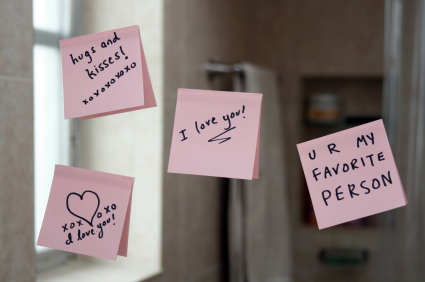
#> input picture JF_OCR_V1/test_images/Love-notes-2.jpg, 425 x 282 px, found by its file name
$ python crop_text_bbox.py
#> lines starting #> are read from the running program, lines starting #| are printed output that depends on the picture
import os
import numpy as np
import cv2
import pandas as pd
import argparse
import shutil

parser = argparse.ArgumentParser(description='CRAFT Text Detection')
parser.add_argument('--crop_dir', default='CRAFT-pytorch/CropWords/',type=str, help='cropped words location')
parser.add_argument('--save_csv_loc', default='CRAFT-pytorch/csv/bbox_craft.csv',type=str, help='saved csv location')
parser.add_argument('--test_folder', default='/data/', type=str, help='folder path to input images')
args = parser.parse_args()


def crop(pts, image):

  """
  Takes inputs as 8 points
  and Returns cropped, masked image with a white background
  """
  rect = cv2.boundingRect(pts)
  x,y,w,h = rect
  cropped = image[y:y+h, x:x+w].copy()
  pts = pts - pts.min(axis=0)
  mask = np.zeros(cropped.shape[:2], np.uint8)
  cv2.drawContours(mask, [pts], -1, (255, 255, 255), -1, cv2.LINE_AA)
  dst = cv2.bitwise_and(cropped, cropped, mask=mask)
  bg = np.ones_like(cropped, np.uint8)*255
  cv2.bitwise_not(bg,bg, mask=mask)
  dst2 = bg + dst

  return dst2


def generate_words(image_name, score_bbox, image):

  num_bboxes = len(score_bbox)
  for num in range(num_bboxes):

    bbox_coords = score_bbox[num].split(':')[-1].split(',\n')
    if bbox_coords!=['{}']:
      l_t = float(bbox_coords[0].strip(' array([').strip(']').split(',')[0])
      t_l = float(bbox_coords[0].strip(' array([').strip(']').split(',')[1])
      r_t = float(bbox_coords[1].strip(' [').strip(']').split(',')[0])
      t_r = float(bbox_coords[1].strip(' [').strip(']').split(',')[1])
      r_b = float(bbox_coords[2].strip(' [').strip(']').split(',')[0])
      b_r = float(bbox_coords[2].strip(' [').strip(']').split(',')[1])
      l_b = float(bbox_coords[3].strip(' [').strip(']').split(',')[0])
      b_l = float(bbox_coords[3].strip(' [').strip(']').split(',')[1].strip(']'))
      pts = np.array([[int(l_t), int(t_l)], [int(r_t) ,int(t_r)], [int(r_b) , int(b_r)], [int(l_b), int(b_l)]])

      if np.all(pts) > 0:

        word = crop(pts, image)

        folder = '/'.join( image_name.split('/')[:-1])

        #CHANGE DIR
        dir = args.crop_dir

        if os.path.isdir(os.path.join(dir + folder)) == False :
          os.makedirs(os.path.join(dir + folder))

        try:
          file_name = os.path.join(dir + image_name)
          cv2.imwrite(file_name+'_{}.jpg'.format(num), word)
          print('Image saved to '+file_name+'_{}.jpg'.format(num))
        except:
          continue

data=pd.read_csv(args.save_csv_loc)
#> (reads JF_OCR_V1/csv/bbox_craft.csv from the repository)

start = args.test_folder

if os.path.isdir(args.crop_dir) == True :
	shutil.rmtree(args.crop_dir)

for image_num in range(data.shape[0]):
  image = cv2.imread(os.path.join(start, data['image_name'][image_num]))
#> image is the input picture: shape (282, 425, 3); mean B, G, R 118.3, 121.2, 132.6
  image_name = data['image_name'][image_num].strip('.jpg')
  score_bbox = data['word_bboxes'][image_num].split('),')
  generate_words(image_name, score_bbox, image)
#> the loop in generate_words, `for num in range(num_bboxes): ` made 19 passes
#> pass 1, in crop, `cropped = image[y:y+h, x:x+w].copy()`:
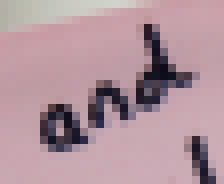
#> cropped: shape (23, 28, 3) (shown 8 times larger); mean B, G, R 157, 148.1, 177.2
#> pass 1, in crop, `dst = cv2.bitwise_and(cropped, cropped, mask=mask)`:
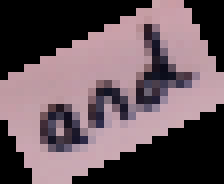
#> dst: shape (23, 28, 3) (shown 8 times larger); mean B, G, R 92.2, 85.7, 103.9
#> pass 1, in crop, `dst2 = bg + dst`:
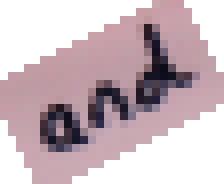
#> dst2: shape (23, 28, 3) (shown 8 times larger); mean B, G, R 189.2, 182.7, 200.9
#> pass 2, in crop (call 2), `cropped = image[y:y+h, x:x+w].copy()`:
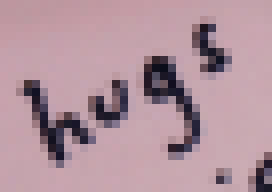
#> cropped: shape (24, 34, 3) (shown 8 times larger); mean B, G, R 157.1, 146.9, 177.5
